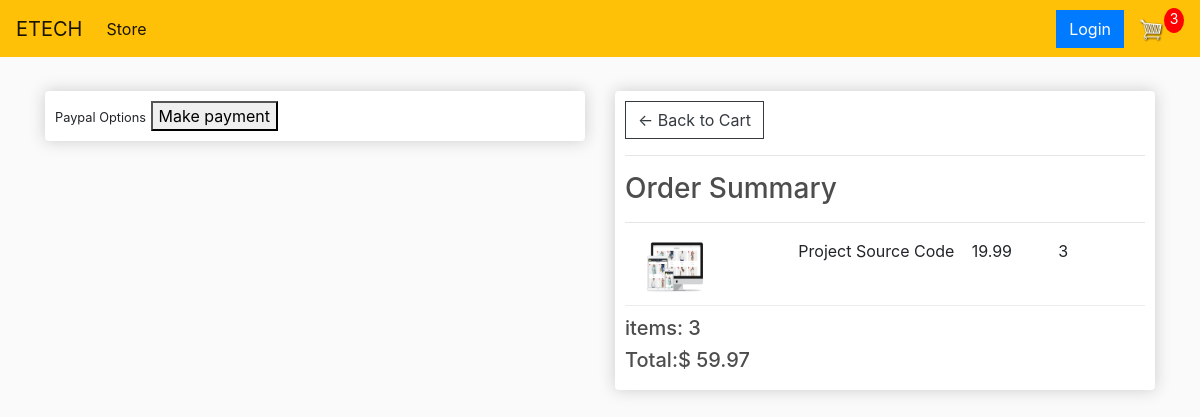
Page /Checkout (signed in) on the committed database.
### store/models.py (models this page shows, shortened)
class OrderItem(models.Model):
    product = models.ForeignKey(Product, on_delete=models.SET_NULL, null=True, blank=True)
    order = models.ForeignKey(Order, on_delete=models.SET_NULL, null=True, blank=True)
    quantity = models.IntegerField(default=0, null=True, blank=True)
    date_added = models.DateTimeField(auto_now_add=True)
    @property
    def get_total(self):
        total = self.product.price * self.quantity
        return total

class Product(models.Model):
    name = models.CharField(max_length=255, null=True)
    price = models.DecimalField(max_digits=7, decimal_places=2)
    digital = models.BooleanField(default=False, null=True, blank=False)
    image = models.ImageField(null=True, blank=True)
    @property
    def imageURL(self):
        try:
            url = self.image.url
        except:
            url = ''
        return url

class Order(models.Model):
    customer = models.ForeignKey(Customer, on_delete=models.SET_NULL, null=True, blank=True)
    date_ordered = models.DateTimeField(auto_now_add=True)
    complete = models.BooleanField(default=False)
    transaction_id = models.CharField(max_length=100, null=True)
    @property
    def get_card_total(self):
        orderitem = self.orderitem_set.all()
        total = sum([item.get_total for item in orderitem])
        return total
    @property
    def get_card_item(self):
        orderitem = self.orderitem_set.all()
        total = sum([item.quantity for item in orderitem])
        return total
    @property
    def shipping(self):
        shipping = False
        orderitem = self.orderitem_set.all()
        for i in orderitem:
            if i.product.digital == False:
                shipping = True
        return shipping

### store/views.py (the view)
# urls.py: path('Checkout', views.checkout, name='checkout'),
def checkout(request):
    if request.user.is_authenticated:
        customer = request.user.customer
        order, created = Order.objects.get_or_create(customer=customer, complete=False)
        items = order.orderitem_set.all()
        CartItems = order.get_card_item
    else:
        items = []
        order = {'get_card_total': 0, 'get_card_item': 0, 'shipping': False}
        CartItems = order['get_card_item']
    context = {'items': items, 'order': order, 'CartItems': CartItems}
    return render(request, 'store/Checkout.html', context)

### store/templates/store/Checkout.html (shortened to what this page needs)
{% extends 'main.html' %}
{% load static %}
{% block content %}
<div class="row">
    <div class="col-lg-6">
         <div class="box-element hidden" id="payment-info">
                        <small>Paypal Options</small>
                        <button id="make-payment">Make payment</button>
                </div>
    </div>
    <div class="col-lg-6">
        <div class="box-element">
            <a class="btn btn-outline-dark" href="{% url 'cart' %}">&#x2190; Back to Cart </a>
            <hr>
            <h3>Order Summary</h3>
            <hr>
        {% for item in items %}
        <div class="cart-row">
            <div style="flex:2"><img class="row-image" src="{{ item.product.imageURL }}"></div>
            <div style="flex: 2"><p>{{ item.product.name }}</p></div>
            <div style="flex: 1"><p>{{ item.product.price | floatformat:2 }}</p></div>
            <div style="flex: 1"><p>{{ item.quantity }}</p></div>
        </div>
            {% endfor %}
        <h5>items: {{ order.get_card_item }}</h5>
        <h5>Total:$ {{ order.get_card_total | floatformat:2 }}</h5>
    </div>
</div>
</div>
{% endblock %}

### static/css/main.css (style rules this page uses)
body { background-color: hsl(0, 0%, 98%); }
h1,h2,h3,h4,h5,h6 { color:hsl(0, 0%, 30%); }
.box-element { box-shadow:hsl(0, 0%, 80%) 0 0 16px; background-color: #fff; border-radius: 4px; padding: 10px; }
.col-lg-4, .col-lg-6, .col-lg-8, .col-lg-12 { margin-top: 10px; }
.btn { border-radius: 0; }
.row-image { width: 100px; }
.cart-row { display: flex; align-items:stretch; padding-bottom: 10px; margin-bottom: 10px; border-bottom: 1px solid #ececec; }

### rows in the picture
OrderItem: product.imageURL (picture), product.name "Project Source Code", product.price "19.99", quantity "3"
Order: get_card_item "3", get_card_total "59.97"

### other values in the picture
{{ CartItems }} "3"
